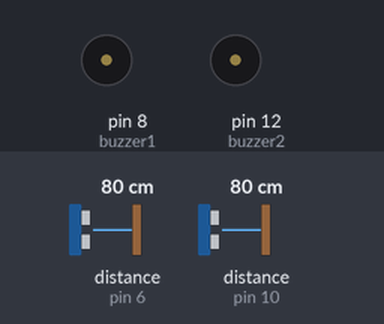
This sketch was run on a simulated Arduino Uno, built with avr-gcc and run on an emulated ATmega328P. On the bench: buzzer (waves = sounding, pin HIGH). Wiring (inferred from the names in the program): 2 × ultrasonic range finder: trigger pin 5, echo pin 6 / trigger pin 9, echo pin 10. The inputs (shaded band) are chosen by the test bench; at power-on: distance to the obstacle (sensors on pin 6, pin 10) 80 cm. The echo pulse lasts 58.3 µs per cm; pins used as bus, display or sensor lines are not drawn.

Above: at 1.2 s.
1.3 s: distance to the obstacle (sensor on pin 6) set to 69 cm
At 2.1 s:
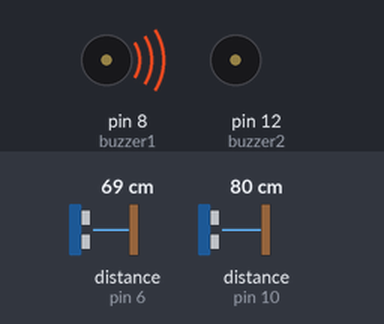
2.8 s: distance to the obstacle (sensor on pin 10) set to 69 cm
At 3.9 s:
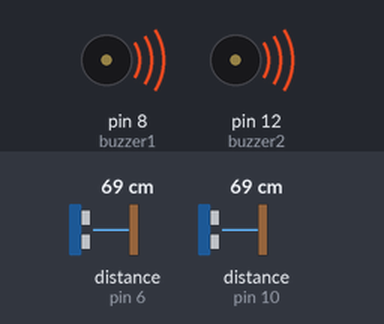
4.3 s: distance to the obstacle (sensor on pin 6) set to 120 cm
At 5.5 s:
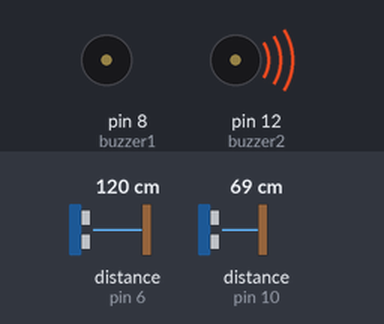
5.8 s: distance to the obstacle (sensor on pin 6) set to 2 cm
At 6.3 s:
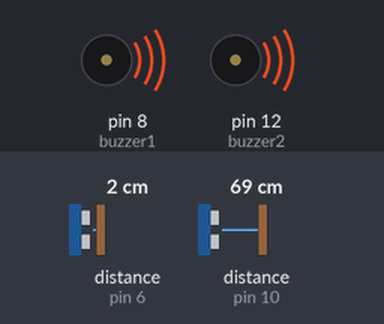
7.3 s: distance to the obstacle (sensor on pin 6) set to 250 cm
At 8.0 s:
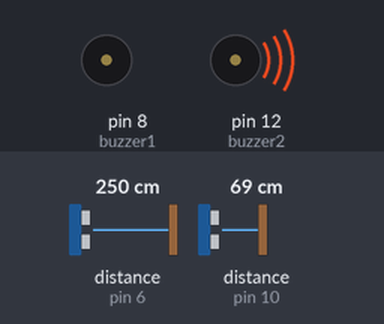
Timing chart, 0 to 9.8 s (numbered marks = the images above; inputs shaded):
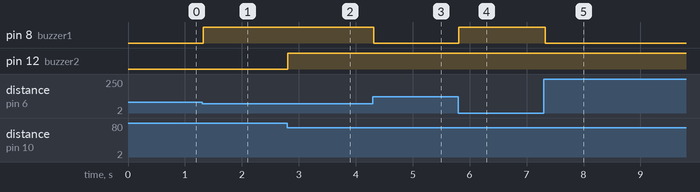

The sketch:

smart_glasses_CODE_.ino
```cpp
#define trigPin1 5
#define echoPin1 6
#define buzzer1 8
#define trigPin2 9
#define echoPin2 10
#define buzzer2 12

long duration, distance, UltraSensor1, UltraSensor2;
char data;
String SerialData="";
void setup()
{
Serial.begin (9600);
pinMode(trigPin1, OUTPUT);
pinMode(echoPin1, INPUT);
pinMode(buzzer1, OUTPUT);
pinMode(trigPin2, OUTPUT);
pinMode(echoPin2, INPUT);
pinMode(buzzer2, OUTPUT);
digitalWrite(buzzer1,LOW);
digitalWrite(buzzer2,LOW);
}
void loop()
{
SonarSensor(trigPin1, echoPin1);
UltraSensor1 = distance;
SonarSensor(trigPin2,echoPin2);
UltraSensor2 = distance;
while(Serial.available())


{
delay(10);
data=Serial.read();
SerialData+=data;
}
SerialData="";
if(UltraSensor1 <=70)
{
digitalWrite(buzzer1,HIGH);
}
else
{
digitalWrite(buzzer1,LOW);
}
if(UltraSensor2 <=70)
{
digitalWrite(buzzer2,HIGH);
}
else
{
digitalWrite(buzzer2,LOW);
}
}
void SonarSensor(int trigPinSensor,int echoPinSensor)
{
digitalWrite(trigPinSensor, LOW);
delayMicroseconds(2);
digitalWrite(trigPinSensor, HIGH);
delayMicroseconds(10);


digitalWrite(trigPinSensor, LOW);
duration = pulseIn(echoPinSensor, HIGH);
distance= (duration/2) / 29.1;
}
```

Measured:
- the behaviour switches between 72 and 71 cm on distance to the obstacle (sensor on pin 6) (found by bisection; images 0 and 1)
- the behaviour switches between 72 and 71 cm on distance to the obstacle (sensor on pin 10) (found by bisection; images 1 and 2)
- after the input at 1.3 s, pin 8 (buzzer1): LOW → HIGH at once
- after the input at 2.8 s, pin 12 (buzzer2): LOW → HIGH at once
- after the input at 4.3 s, pin 8 (buzzer1): HIGH → LOW at once
- after the input at 5.8 s, pin 8 (buzzer1): LOW → HIGH at once
- after the input at 7.3 s, pin 8 (buzzer1): HIGH → LOW at once
